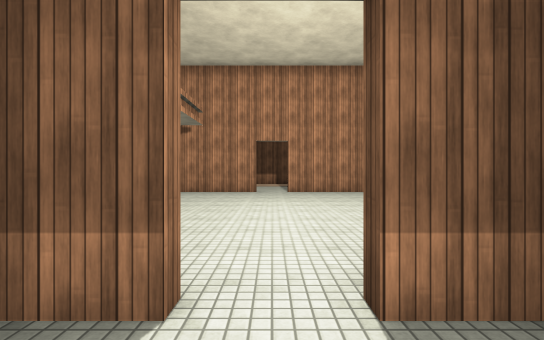
view 1 (above)

16 first-person views from a walk through a Unity game level. The camera is 1.4 m above the floor, looks level and sees 85° across. The floor is counted in squares, 2 m on a side. Each view is taken from the middle of a square. On the plan, view 1 faces up. The plan holds only what a view shows up to about 10 squares ahead; the rest is blank. The place goes on beyond the plan. The player is left out. Door leaves are left out, so doorways stand open. Surface patterns are stand-ins for the level's own textures.

view 2
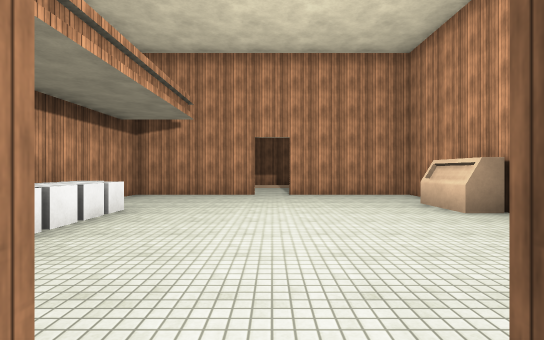

view 3
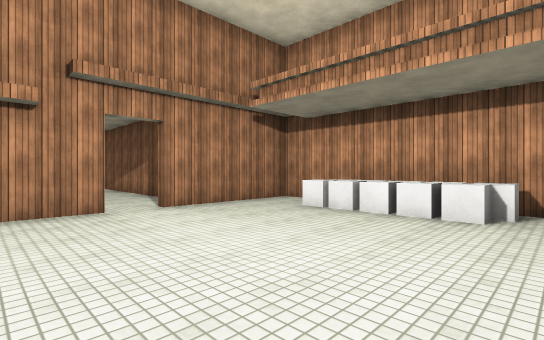

view 4
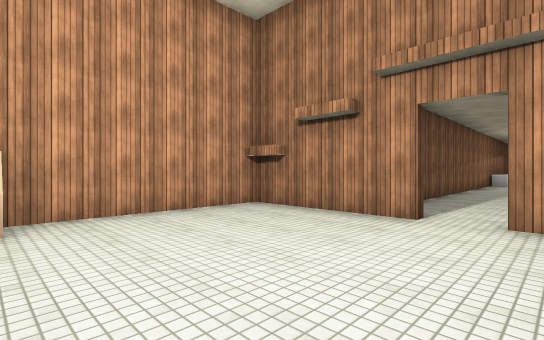

view 5
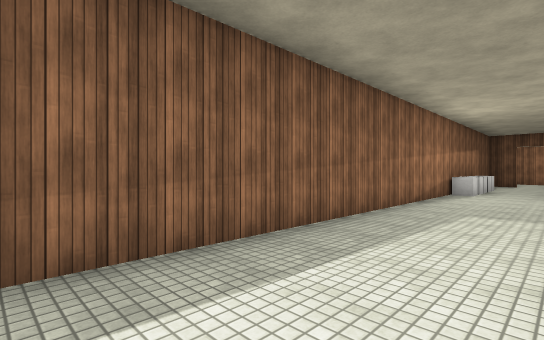

view 6
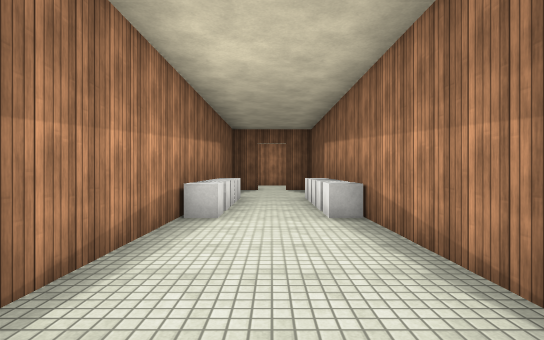

view 7
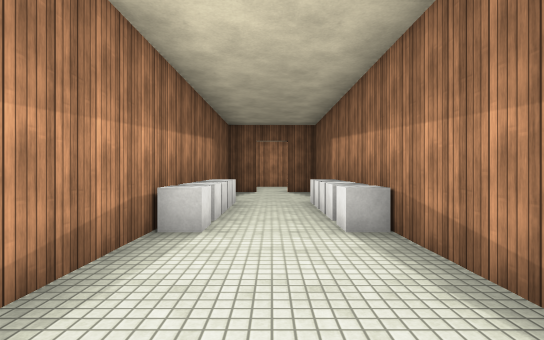

view 8
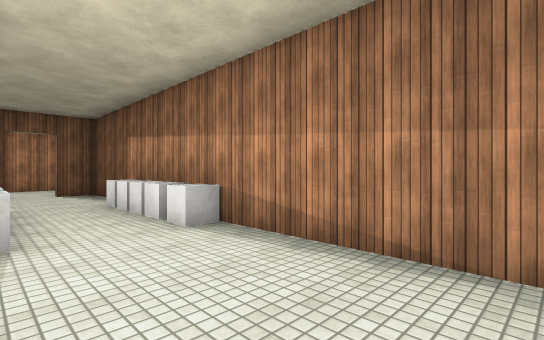

view 9
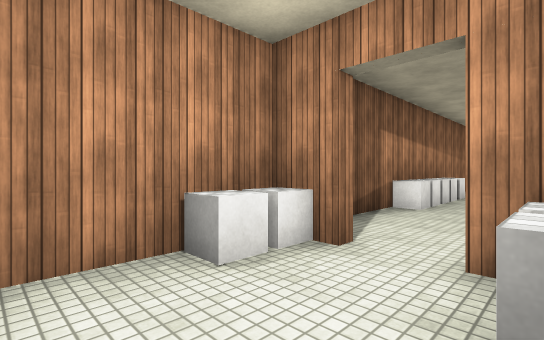

view 10
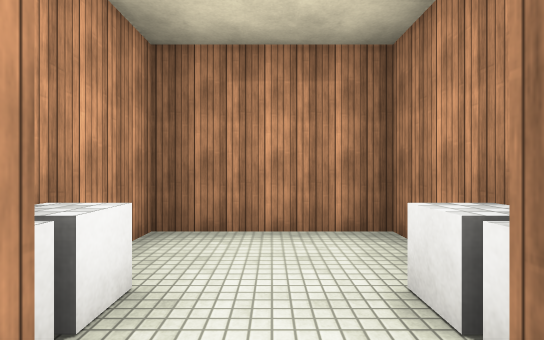

view 11
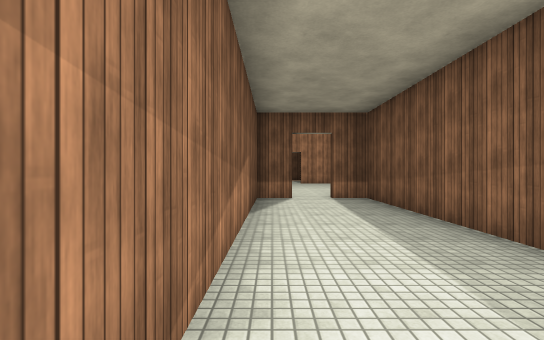

view 12
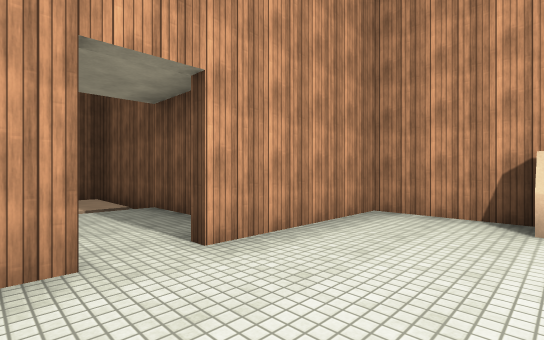

view 13
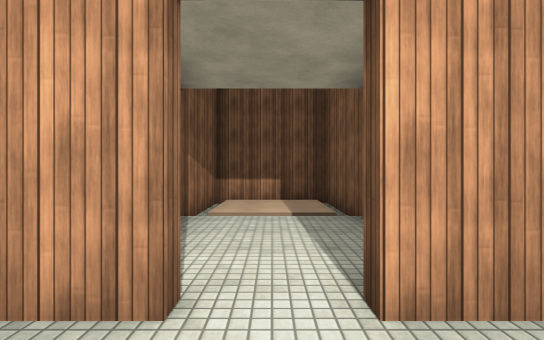

view 14
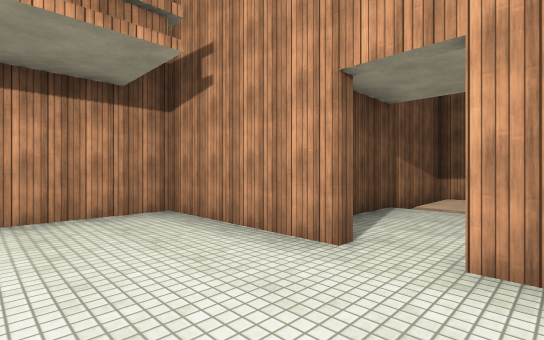

view 15
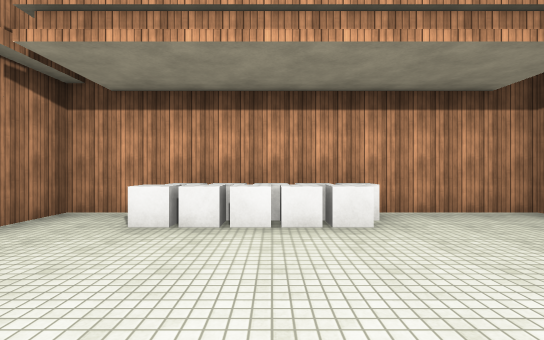

view 16
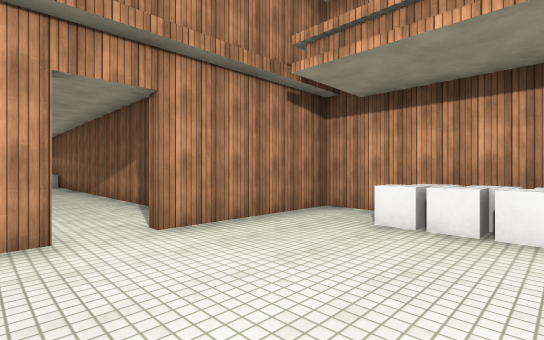

### Floor plan
Key: @ floor where view 1 was taken; # wall or solid block; . floor; / step, stairs or slope; D open door; C cube; O other object.
Columns run from 4 left of view 1 to 4 right of it. Each row starts with its distance up from view 1.
 16   #####
 15   D///#
 14   #/ /#
 13   #/ /#
 12   #...#
 11   #...#
 10 ####.####
  9 #.......#
  8 #.......#
  7 #.D....##
  6 #C.....##
  5 #C......#
  4 #C......#
  3 #.......#
  2 #....##.#
  1 ####..###
  0   #.@.#
 -1   D...#
 -2   #...#
 -3   #...#
 -4   #...#
 -5   #...#
 -6   #...#
 -7   #...#
 -8   #...#
 -9   #...#
-10    C.C
-11    C.C
-12    C.O
-13   #...#
-14   #...#
-15   #...#
-16   #C.C#
-17   #...#
-18   D...#
-19   #####

Positions as (right, up) in squares from view 1, and headings:
1: (0, 0), facing up
2: (0, 1), facing up
3: (2, 7), facing down-left
4: (-1, 6), facing down-right
5: (-1, 0), facing down-right
6: (0, -5), facing down
7: (0, -6), facing down
8: (1, -6), facing down-left
9: (1, -18), facing up-left
10: (0, -15), facing down
11: (-1, -6), facing up
12: (-1, 7), facing up-right
13: (0, 8), facing up
14: (1, 7), facing up-left
15: (1, 5), facing left
16: (1, 5), facing down-left
